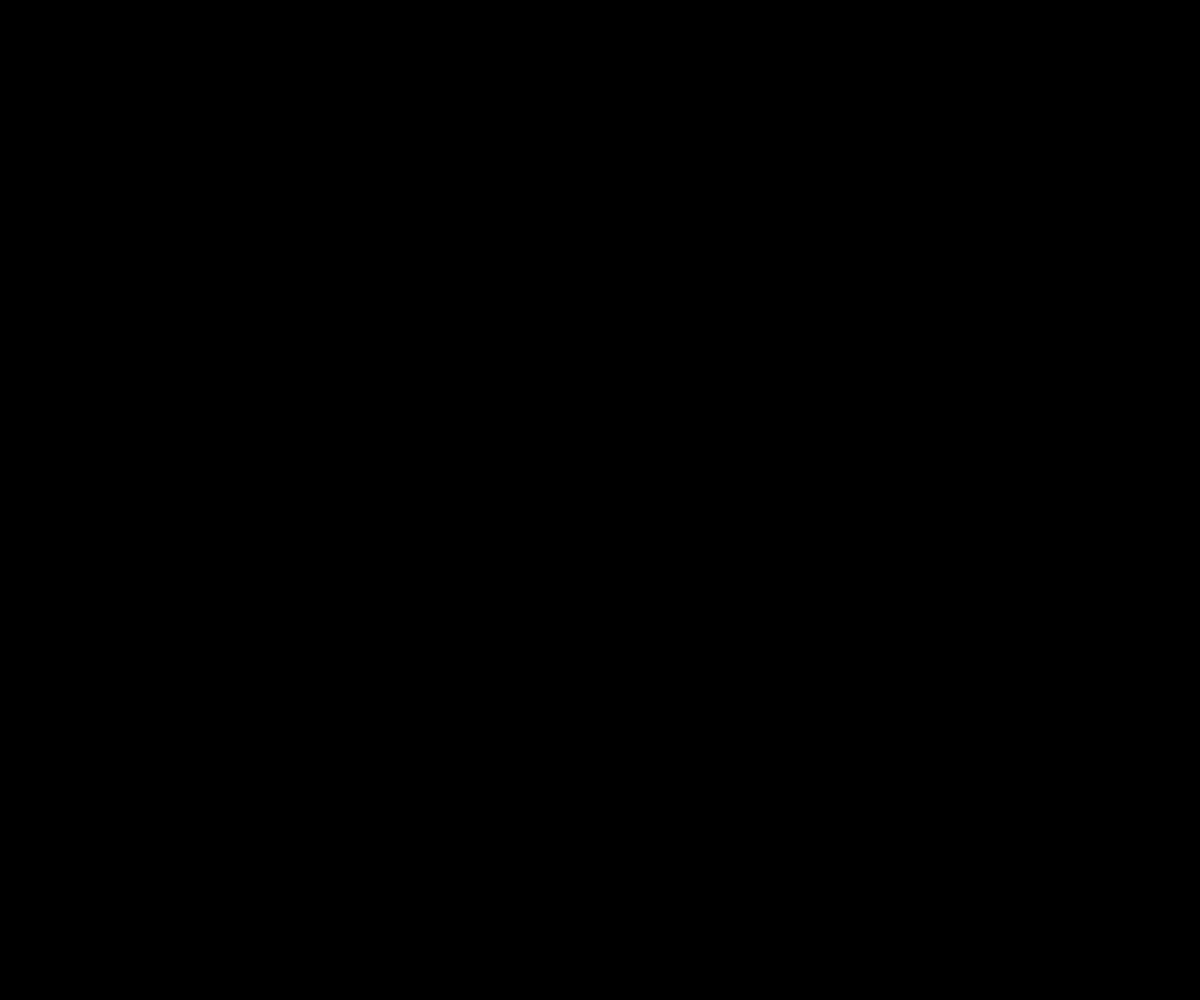
Frame 1 (no input)
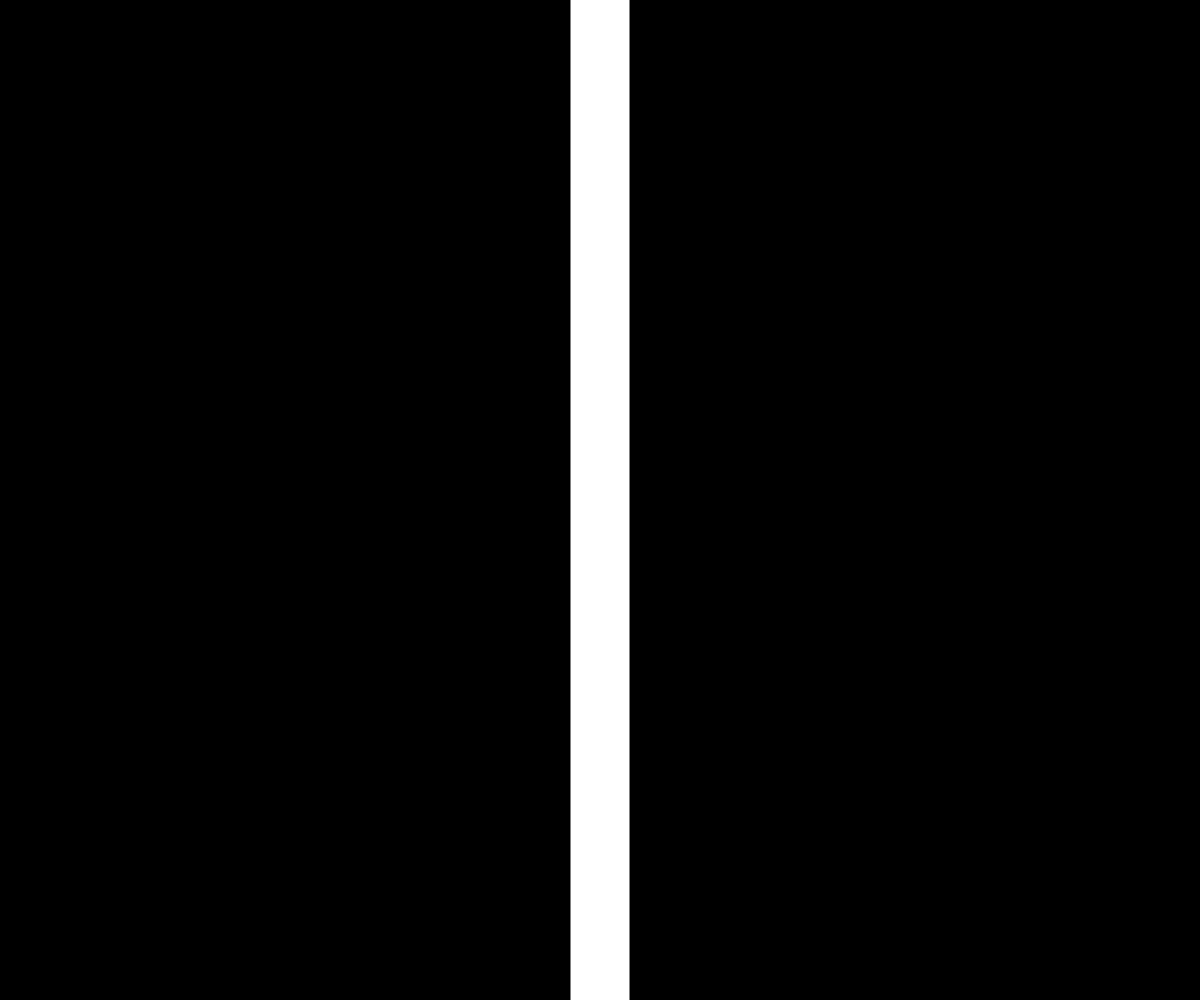
Frame 60 (no input)
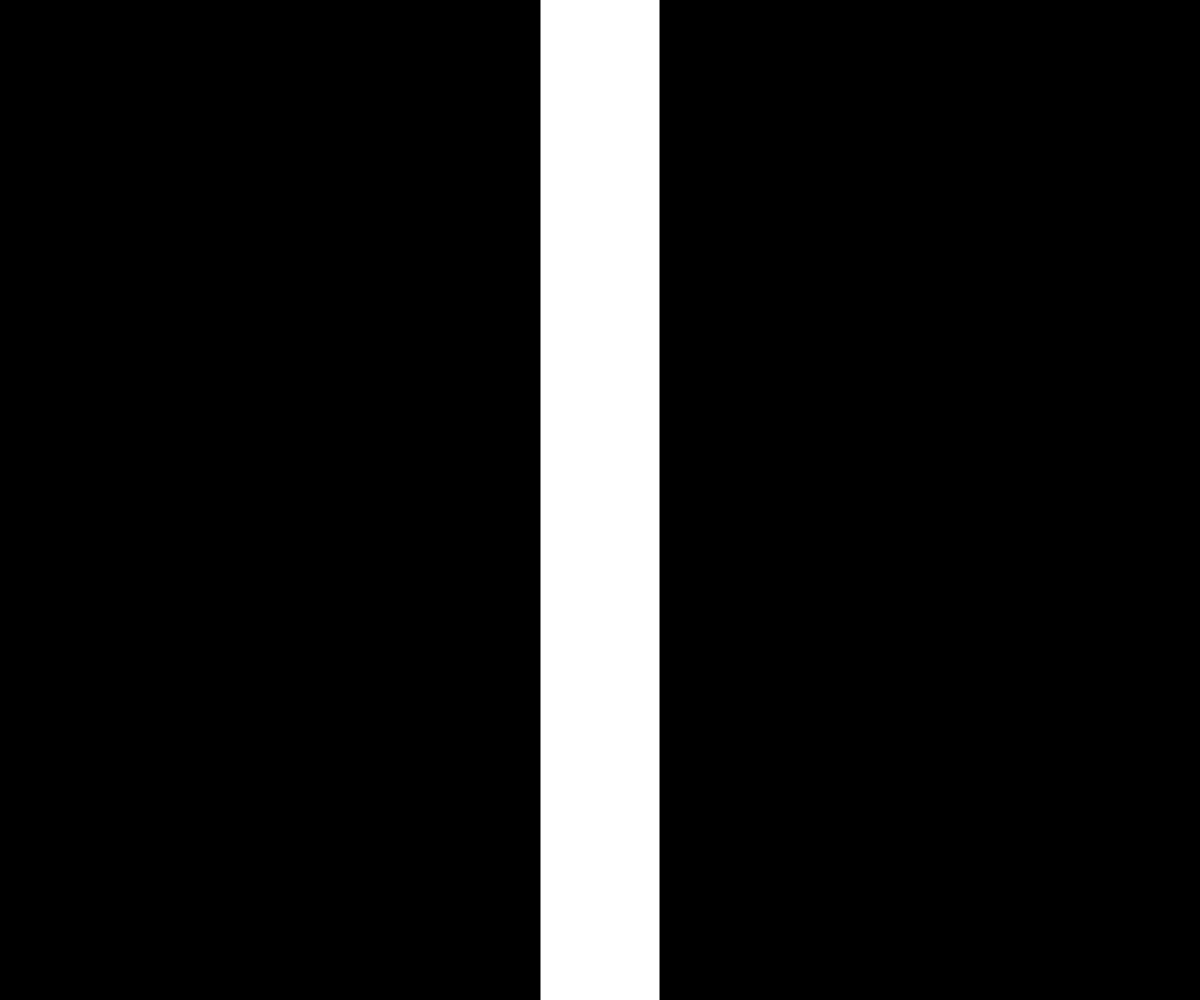
Frame 120 (the mouse pressed at the canvas centre since frame 60)

The p5.js sketch that drew these frames (run headless with seeded random() and noise() and a simulated clock; from frame 60 on, the mouse is pressed at the canvas centre):

// p5.js sketch
// ── sketch.js
/*
Mimi Yin NYU-ITP
Trisect space.
Horizontal and Vertical.
*/

let horizontal = false;
let w, h;

function setup() {
  createCanvas(windowWidth, windowHeight);
  w = 0;
  h = 0;
  noStroke();
  rectMode(CENTER);
}

function draw() {
  background(0);
  fill(255);

  // Draw the cells
  if (horizontal) {
    rect(width / 2, height / 2, width, h);
    h++;
  }
  else {
    rect(width / 2, height / 2, w, height);
    w++;
  }
}

// Switch modes with any key press
function keyPressed() {
  horizontal = !horizontal;
}
